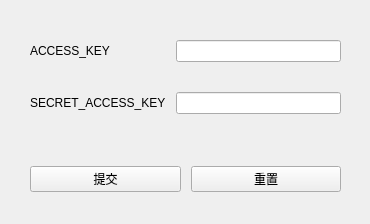
<?xml version="1.0" encoding="UTF-8"?>
<ui version="4.0">
 <class>S3CloudLoginUI</class>
 <widget class="QWidget" name="S3CloudLoginUI">
  <property name="geometry">
   <rect>
    <x>0</x>
    <y>0</y>
    <width>370</width>
    <height>224</height>
   </rect>
  </property>
  <property name="windowTitle">
   <string>S3登陆</string>
  </property>
  <widget class="QWidget" name="formLayoutWidget_4">
   <property name="geometry">
    <rect>
     <x>20</x>
     <y>30</y>
     <width>331</width>
     <height>101</height>
    </rect>
   </property>
   <layout class="QFormLayout" name="sFormLayout">
    <property name="fieldGrowthPolicy">
     <enum>QFormLayout::AllNonFixedFieldsGrow</enum>
    </property>
    <property name="horizontalSpacing">
     <number>10</number>
    </property>
    <property name="verticalSpacing">
     <number>30</number>
    </property>
    <property name="margin">
     <number>10</number>
    </property>
    <item row="0" column="0">
     <widget class="QLabel" name="ls_access_key">
      <property name="text">
       <string>ACCESS_KEY</string>
      </property>
     </widget>
    </item>
    <item row="0" column="1">
     <widget class="QLineEdit" name="ts_access_key"/>
    </item>
    <item row="1" column="0">
     <widget class="QLabel" name="ls_secret_access_key">
      <property name="text">
       <string>SECRET_ACCESS_KEY</string>
      </property>
     </widget>
    </item>
    <item row="1" column="1">
     <widget class="QLineEdit" name="ts_secret_access_key">
      <property name="echoMode">
       <enum>QLineEdit::Normal</enum>
      </property>
     </widget>
    </item>
   </layout>
  </widget>
  <widget class="QWidget" name="gridLayoutWidget">
   <property name="geometry">
    <rect>
     <x>20</x>
     <y>160</y>
     <width>331</width>
     <height>39</height>
    </rect>
   </property>
   <layout class="QGridLayout" name="gridLayout">
    <property name="leftMargin">
     <number>10</number>
    </property>
    <property name="rightMargin">
     <number>10</number>
    </property>
    <property name="bottomMargin">
     <number>0</number>
    </property>
    <property name="horizontalSpacing">
     <number>10</number>
    </property>
    <item row="0" column="0">
     <widget class="QPushButton" name="button_submit">
      <property name="text">
       <string>提交</string>
      </property>
     </widget>
    </item>
    <item row="0" column="1">
     <widget class="QPushButton" name="button_reset">
      <property name="text">
       <string>重置</string>
      </property>
     </widget>
    </item>
   </layout>
  </widget>
 </widget>
 <resources/>
 <connections/>
</ui>
